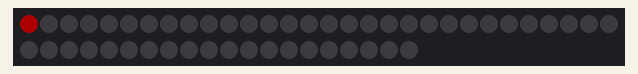
Bench run of a sketch on a simulated Arduino Uno, built with avr-gcc and run on an emulated ATmega328P. Shown: 50 RGB LEDs in strip order, left to right, continuing on the next row. Dim RGB values are drawn brighter than linear; random numbers use the default seed unless the sketch sets one.

Above: at 0.13 s.
At 3.15 s:
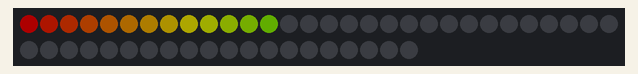
At 6.43 s:
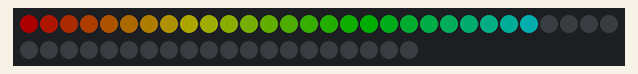
At 12.54 s:
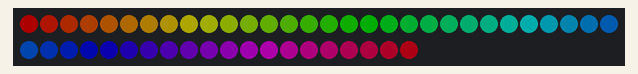
At 26.84 s:
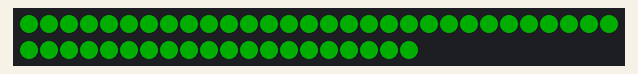
At 38.94 s:
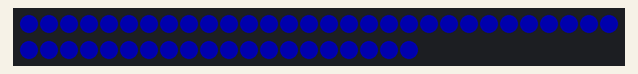

The sketch:

NeoPixel_Testing.ino
```cpp
#include <Adafruit_NeoPixel.h>

#define PIN 4

#define NUMPIXELS 50

int randG;
int randR;
int randB;

Adafruit_NeoPixel pixels(NUMPIXELS, PIN, NEO_GRB + NEO_KHZ800);

void setup() {
  // put your setup code here, to run once:

  pixels.begin();
  pixels.setBrightness(50);
  pixels.show(); // Initialize all pixels to 'off'
}

void loop() {
  // put your main code here, to run repeatedly:

  hsvColorWheelProgressive();
  clearLEDs();
  delay(2000);
  hsvColorWheel();
  clearLEDs();
  delay(2000);
  ramdomColors();
  clearLEDs();
  delay(2000);
  mostlyReds();
  clearLEDs();
  delay(2000);
  mostlyBlue();
  clearLEDs();
  delay(2000);
  mostlyGreens();
  clearLEDs();
  delay(2000);
  xMas();
  clearLEDs();
  delay(2000);
}

void clearLEDs(){
  for (int i=0; i<NUMPIXELS; i++) { // For each pixel...
    pixels.setPixelColor(i, pixels.Color(0, 0, 0));
    pixels.show();
  }
}

void ramdomColors(){
  for (int i=0; i<NUMPIXELS; i++) { // For each pixel...
    randG = random(255);
    randR = random(255);
    randB = random(255);
    pixels.setPixelColor(i, pixels.Color(randG, randR, randB));

    pixels.show();   // Send the updated pixel colors to the hardware.

    delay(250);
  }
}

void mostlyReds(){
  for (int i=0; i<NUMPIXELS; i++) { // For each pixel...
    randG = random(50);
    randR = random(255);
    randB = random(50);
    pixels.setPixelColor(i, pixels.Color(randG, randR, randB));

    pixels.show();   // Send the updated pixel colors to the hardware.

    delay(250);
  }
}

void mostlyBlue(){
  for (int i=0; i<NUMPIXELS; i++) { // For each pixel...
    randG = random(50);
    randR = random(50);
    randB = random(255);
    pixels.setPixelColor(i, pixels.Color(randG, randR, randB));

    pixels.show();   // Send the updated pixel colors to the hardware.

    delay(250);
  }
}

void mostlyGreens(){
  for (int i=0; i<NUMPIXELS; i++) { // For each pixel...
    randG = random(255);
    randR = random(50);
    randB = random(50);
    pixels.setPixelColor(i, pixels.Color(randG, randR, randB));

    pixels.show();   // Send the updated pixel colors to the hardware.

    delay(250);
  }
}

void xMas(){
  for (int i=0; i<NUMPIXELS; i++) { // For each pixel...
    if(i % 2 == 0){
      pixels.setPixelColor(i, pixels.Color(255, 0, 0));
    }else{
      pixels.setPixelColor(i, pixels.Color(0, 255, 0));
    }

    pixels.show();   // Send the updated pixel colors to the hardware.

    delay(250);
  }
}

void hsvColorWheelProgressive(){
  for (int i=0; i<NUMPIXELS; i++) { // For each pixel...
    pixels.setPixelColor(i, pixels.ColorHSV(i*1310, 255, 255));

    pixels.show();   // Send the updated pixel colors to the hardware.

    delay(250);
  }
}

void hsvColorWheel(){
  for (int h=0; h<65535; h=h+100) {

    for (int i=0; i<NUMPIXELS; i++) {
      pixels.setPixelColor(i, pixels.ColorHSV(h, 255, 255));
    }

    pixels.show();   // Send the updated pixel colors to the hardware.

    delay(50);
  }
}
```
